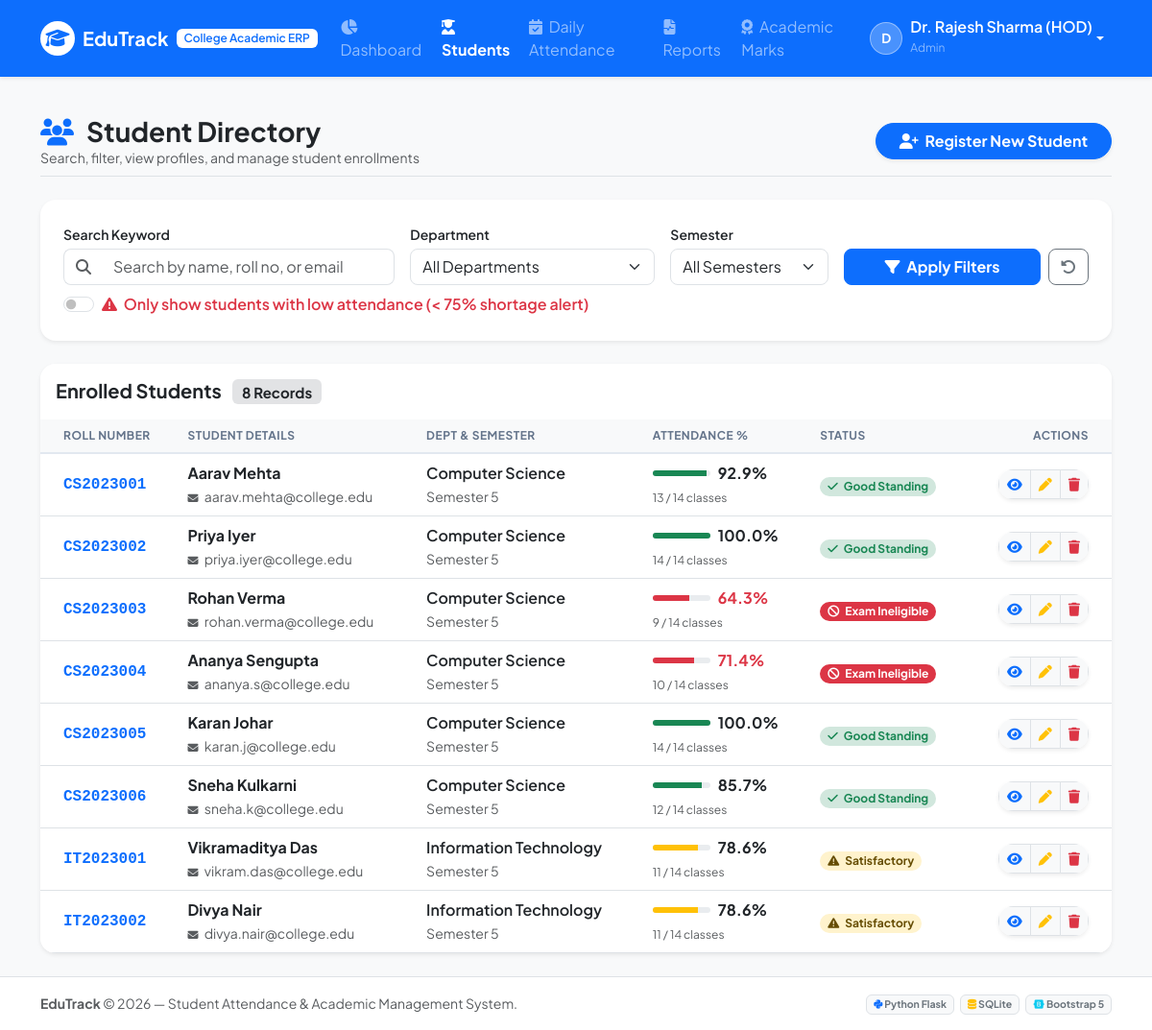
/admin/students (signed in), run on the app's committed database.
### tables this page shows
CREATE TABLE students (
        id INTEGER PRIMARY KEY AUTOINCREMENT,
        roll_no TEXT UNIQUE NOT NULL,
        full_name TEXT NOT NULL,
        email TEXT UNIQUE NOT NULL,
        password_hash TEXT NOT NULL,
        department TEXT NOT NULL,
        semester INTEGER NOT NULL,
        phone TEXT,
        dob TEXT,
        address TEXT,
        created_at TIMESTAMP DEFAULT CURRENT_TIMESTAMP
    );

### app.py (the view)
@app.route('/admin/students')
@login_required
@admin_required
def manage_students():
    search_query = request.args.get('search', '').strip()
    department_filter = request.args.get('department', '').strip()
    semester_filter = request.args.get('semester', type=int)
    low_attendance_only = request.args.get('low_attendance') == '1'
    conn = get_db()
    cursor = conn.cursor()
    sql = "SELECT * FROM students WHERE 1=1"
    params = []
    if search_query:
        sql += " AND (full_name LIKE ? OR roll_no LIKE ? OR email LIKE ?)"
        term = f"%{search_query}%"
        params.extend([term, term, term])
    if department_filter:
        sql += " AND department = ?"
        params.append(department_filter)
    if semester_filter:
        sql += " AND semester = ?"
        params.append(semester_filter)
    sql += " ORDER BY roll_no ASC"
    cursor.execute(sql, params)
    students_raw = cursor.fetchall()
    students_list = []
    for s in students_raw:
        stats = get_student_attendance_stats(s['id'])
        if low_attendance_only and stats['percentage'] >= 75.0 and stats['total_days'] > 0:
            continue
        students_list.append({
            'student': s,
            'attendance': stats
        })
    cursor.execute("SELECT DISTINCT department FROM students ORDER BY department")
    departments = [row['department'] for row in cursor.fetchall()]
    conn.close()
    return render_template(
        'students/index.html',
        students_list=students_list,
        departments=departments,
        search_query=search_query,
        selected_department=department_filter,
        selected_semester=semester_filter,
        low_attendance_only=low_attendance_only
    )

### app.py (called while the page is built)
def login_required(f):
    @wraps(f)
    def decorated_function(*args, **kwargs):
        if 'user_id' not in session:
            flash('Please log in to access this portal.', 'warning')
            return redirect(url_for('login'))
        return f(*args, **kwargs)
    return decorated_function

def admin_required(f):
    @wraps(f)
    def decorated_function(*args, **kwargs):
        if session.get('user_type') != 'admin':
            flash('Access restricted to college administrators and faculty only.', 'danger')
            return redirect(url_for('login'))
        return f(*args, **kwargs)
    return decorated_function

@app.context_processor
def inject_now():
    return {'current_year': datetime.now().year, 'today_date': datetime.now().strftime('%Y-%m-%d')}

### database.py (called while the page is built)
def get_db():
    conn = sqlite3.connect(DATABASE_PATH)
    conn.row_factory = sqlite3.Row
    conn.execute("PRAGMA foreign_keys = ON")
    return conn

### templates/students/index.html (shortened to what this page needs)
{% extends "base.html" %}
{% block content %}
<div class="d-flex flex-wrap justify-content-between align-items-center mb-4 pb-2 border-bottom">
    <div>
        <h3 class="fw-bold text-dark mb-0">
            <i class="fa-solid fa-users text-primary me-2"></i> Student Directory
        </h3>
        <p class="text-muted small mb-0">Search, filter, view profiles, and manage student enrollments</p>
    </div>
    <div class="mt-2 mt-md-0">
        <a href="{{ url_for('add_student') }}" class="btn btn-primary fw-bold rounded-pill px-4 shadow-sm">
            <i class="fa-solid fa-user-plus me-1"></i> Register New Student
        </a>
    </div>
</div>
<div class="card border-0 shadow-sm rounded-4 mb-4">
    <div class="card-body p-3 p-md-4">
        <form method="GET" action="{{ url_for('manage_students') }}" class="row g-3 align-items-end">
            <div class="col-md-4">
                <label for="search" class="form-label fw-semibold fs-7 mb-1">Search Keyword</label>
                <div class="input-group">
                    <span class="input-group-text bg-white border-end-0 rounded-start-3"><i class="fa-solid fa-search text-muted"></i></span>
                    <input type="text" class="form-control border-start-0 rounded-end-3" id="search" name="search" value="{{ search_query }}" placeholder="Search by name, roll no, or email">
                </div>
            </div>
            <div class="col-md-3">
                <label for="department" class="form-label fw-semibold fs-7 mb-1">Department</label>
                <select class="form-select rounded-3" id="department" name="department">
                    <option value="">All Departments</option>
                </select>
            </div>
            <div class="col-md-2">
                <label for="semester" class="form-label fw-semibold fs-7 mb-1">Semester</label>
                <select class="form-select rounded-3" id="semester" name="semester">
                    <option value="">All Semesters</option>
                </select>
            </div>
            <div class="col-md-3 d-flex gap-2">
                <button type="submit" class="btn btn-primary rounded-3 flex-grow-1 fw-bold">
                    <i class="fa-solid fa-filter me-1"></i> Apply Filters
                </button>
                <a href="{{ url_for('manage_students') }}" class="btn btn-outline-secondary rounded-3" title="Clear Filters">
                    <i class="fa-solid fa-rotate-left"></i>
                </a>
            </div>
            <div class="col-12 mt-2">
                <div class="form-check form-switch">
                    <input class="form-check-input" type="checkbox" id="low_attendance" name="low_attendance" value="1" {% if low_attendance_only %}checked{% endif %} onchange="this.form.submit()">
                    <label class="form-check-label fw-semibold text-danger" for="low_attendance">
                        <i class="fa-solid fa-triangle-exclamation me-1"></i> Only show students with low attendance (< 75% shortage alert)
                    </label>
                </div>
            </div>
        </form>
    </div>
</div>
<div class="card border-0 shadow-sm rounded-4 overflow-hidden">
    <div class="card-header bg-white py-3 border-0 d-flex justify-content-between align-items-center">
        <h5 class="fw-bold mb-0 text-dark">
            Enrolled Students <span class="badge bg-secondary-subtle text-dark ms-2">{{ students_list|length }} Records</span>
        </h5>
    </div>
    <div class="table-responsive">
        <table class="table table-hover align-middle mb-0">
            <thead class="table-light fs-8 text-uppercase">
                <tr>
                    <th class="ps-4">Roll Number</th>
                    <th>Student Details</th>
                    <th>Dept & Semester</th>
                    <th>Attendance %</th>
                    <th>Status</th>
                    <th class="text-end pe-4">Actions</th>
                </tr>
            </thead>
            <tbody>
                {% if students_list %}
                    {% for item in students_list %}
                        {% set student = item.student %}
                        {% set att = item.attendance %}
                        <tr>
                            <td class="ps-4 fw-bold font-monospace text-primary">
                                {{ student.roll_no }}
                            </td>
                            <td>
                                <div class="fw-bold text-dark">{{ student.full_name }}</div>
                                <small class="text-muted"><i class="fa-solid fa-envelope me-1 fs-9"></i> {{ student.email }}</small>
                            </td>
                            <td>
                                <span class="d-block fw-semibold text-dark">{{ student.department }}</span>
                                <small class="text-muted">Semester {{ student.semester }}</small>
                            </td>
                            <td>
                                <div class="d-flex align-items-center">
                                    <div class="progress me-2 rounded-pill" style="height: 6px; width: 60px;">
                                        <div class="progress-bar {% if att.percentage >= 85 %}bg-success{% elif att.percentage >= 75 %}bg-warning{% else %}bg-danger{% endif %}" role="progressbar" style="width: {{ att.percentage }}%;"></div>
                                    </div>
                                    <span class="fw-bold {% if att.percentage >= 75 %}text-dark{% else %}text-danger{% endif %}">{{ att.percentage }}%</span>
                                </div>
                                <small class="text-muted fs-8">{{ att.attended_days }} / {{ att.total_days }} classes</small>
                            </td>
                            <td>
                                {% if att.total_days == 0 %}
                                    <span class="badge bg-secondary-subtle text-secondary rounded-pill">New Enrollee</span>
                                {% elif att.percentage >= 85 %}
                                    <span class="badge bg-success-subtle text-success rounded-pill px-2 py-1"><i class="fa-solid fa-check me-1"></i> Good Standing</span>
                                {% elif att.percentage >= 75 %}
                                    <span class="badge bg-warning-subtle text-warning-emphasis rounded-pill px-2 py-1"><i class="fa-solid fa-triangle-exclamation me-1"></i> Satisfactory</span>
                                {% else %}
                                    <span class="badge bg-danger rounded-pill px-2 py-1"><i class="fa-solid fa-ban me-1"></i> Exam Ineligible</span>
                                {% endif %}
                            </td>
                            <td class="text-end pe-4">
                                <div class="btn-group shadow-sm rounded-pill overflow-hidden">
                                    <a href="{{ url_for('view_student', id=student.id) }}" class="btn btn-sm btn-light border" title="View 360 Profile">
                                        <i class="fa-solid fa-eye text-primary"></i>
                                    </a>
                                    <a href="{{ url_for('edit_student', id=student.id) }}" class="btn btn-sm btn-light border" title="Edit Student">
                                        <i class="fa-solid fa-pen text-warning"></i>
                                    </a>
                                    <button type="button" class="btn btn-sm btn-light border text-danger" title="Delete Student" onclick="confirmDeleteStudent('{{ student.id }}', '{{ student.full_name }}', '{{ student.roll_no }}')">
                                        <i class="fa-solid fa-trash"></i>
                                    </button>
                                </div>
                            </td>
                        </tr>
                    {% endfor %}
                {% endif %}
            </tbody>
        </table>
    </div>
</div>
{% endblock %}

### static/css/style.css (style rules this page uses)
:root { --primary-color: #2563eb; --primary-hover: #1d4ed8; --primary-light: #eff6ff; --secondary-color: #64748b; --success-color: #10b981; --warning-color: #f59e0b; --danger-color: #ef4444; --dark-color: #0f172a; --card-shadow: 0 4px 6px -1px rgba(0, 0, 0, 0.05), 0 2px 4px -2px rgba(0, 0, 0, 0.05); }
body { font-family: 'Plus Jakarta Sans', system-ui, -apple-system, BlinkMacSystemFont, "Segoe UI", Roboto, sans-serif; color: #1e293b; background-color: #f8fafc; -webkit-font-smoothing: antialiased; }
.fs-7 { font-size: 0.875rem !important; }
.fs-8 { font-size: 0.75rem !important; }
.fs-9 { font-size: 0.6875rem !important; }
.card { transition: transform 0.2s ease, box-shadow 0.2s ease; }
.progress-bar { transition: width 0.8s ease-in-out; }
.table thead th { font-weight: 700; letter-spacing: 0.5px; color: #64748b; border-bottom: 2px solid #e2e8f0; }

### data on the page
students: roll_no "CS2023001", full_name "Aarav Mehta", email "aarav.mehta@college.edu", department "Computer Science", semester "5"
students: roll_no "CS2023002", full_name "Priya Iyer", email "priya.iyer@college.edu", department "Computer Science", semester "5"
students: roll_no "CS2023003", full_name "Rohan Verma", email "rohan.verma@college.edu", department "Computer Science", semester "5"
students: roll_no "CS2023004", full_name "Ananya Sengupta", email "ananya.s@college.edu", department "Computer Science", semester "5"
students: roll_no "CS2023005", full_name "Karan Johar", email "karan.j@college.edu", department "Computer Science", semester "5"
students: roll_no "CS2023006", full_name "Sneha Kulkarni", email "sneha.k@college.edu", department "Computer Science", semester "5"
students: roll_no "IT2023001", full_name "Vikramaditya Das", email "vikram.das@college.edu", department "Information Technology", semester "5"
students: roll_no "IT2023002", full_name "Divya Nair", email "divya.nair@college.edu", department "Information Technology", semester "5"

### other printed values
{{ session.get('user_name', 'User')[:1] }} "D"
{{ session.get('user_name') }} "Dr. Rajesh Sharma (HOD)"
{{ session.get('user_type')|capitalize }} "Admin"
{{ students_list|length }} "8"
{{ att.percentage }} "92.9" "100.0" "64.3" "71.4" "100.0" "85.7" "78.6" "78.6"
{{ att.attended_days }} "13" "14" "9" "10" "14" "12" "11" "11"
{{ att.total_days }} "14" "14" "14" "14" "14" "14" "14" "14"
